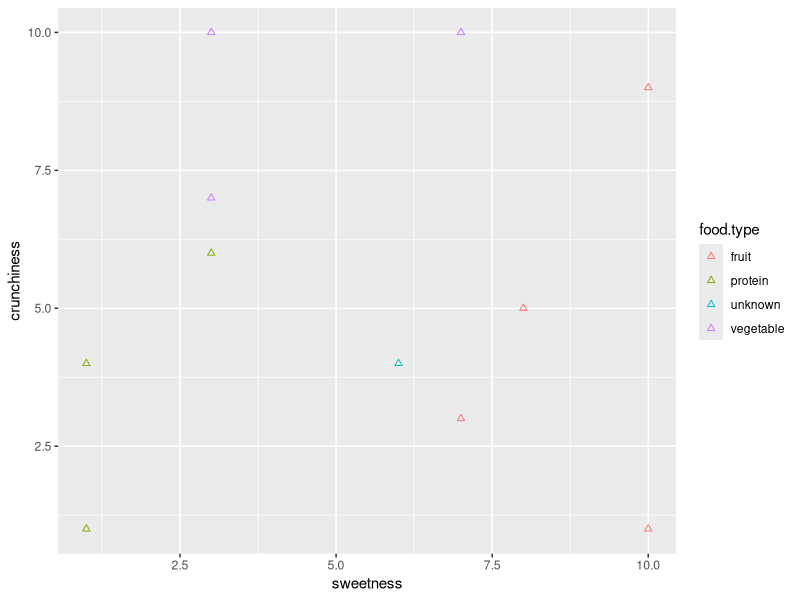

Here is the R script that generated this plot: (Note: this script raises an error after producing the figure.)
## ---- chunk 1
knitr::opts_chunk$set(echo = TRUE)
## ---- chunk 2
library(ggplot2)

ingredient <- c("apple", "bacon", "banana", "carrot", "celery", "cheese", "grape", "green bean", "nuts", "orange", "tomato")
sweetness <- c(10, 1, 10, 7, 3, 1, 8, 3, 3, 7, 6)
crunchiness <- c(9, 4, 1, 10, 10, 1, 5, 7, 6, 3, 4)
food.type <- c("fruit", "protein", "fruit", "vegetable", "vegetable", "protein", "fruit", "vegetable", "protein", "fruit", "unknown")
food.data <- data.frame(ingredient, sweetness, crunchiness, food.type)
ggplot(food.data, aes(x = sweetness, y = crunchiness, color = food.type)) + geom_point(shape = 2)
## ---- chunk 3
rbind(
round(dist(food.data[c(7,11), 2:3]), 2),
round(dist(food.data[c(8,11), 2:3]), 2),
round(dist(food.data[c(9,11), 2:3]), 2),
round(dist(food.data[c(10,11), 2:3]), 2)
)
## ---- chunk 4
inputPanel(
  selectInput("n_breaks", label = "Number of bins:",
              choices = c(10, 20, 35, 50), selected = 20),
  
  sliderInput("bw_adjust", label = "Bandwidth adjustment:",
              min = 0.2, max = 2, value = 1, step = 0.2)
)

renderPlot({
  hist(faithful$eruptions, probability = TRUE, breaks = as.numeric(input$n_breaks),
       xlab = "Duration (minutes)", main = "Geyser eruption duration")
  
  dens <- density(faithful$eruptions, adjust = input$bw_adjust)
  lines(dens, col = "blue")
})
## ---- chunk 5
shinyAppDir(
  system.file("examples/06_tabsets", package = "shiny"),
  options = list(
    width = "100%", height = 550
  )
)
